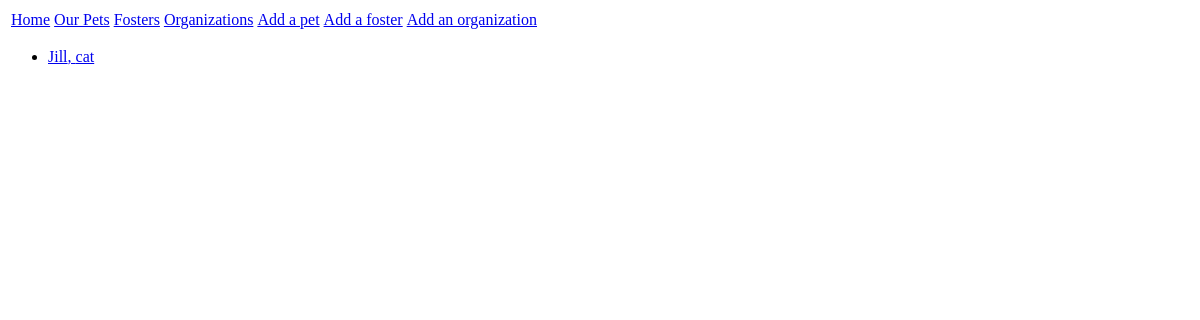
The app's page /viewpets/, older data.
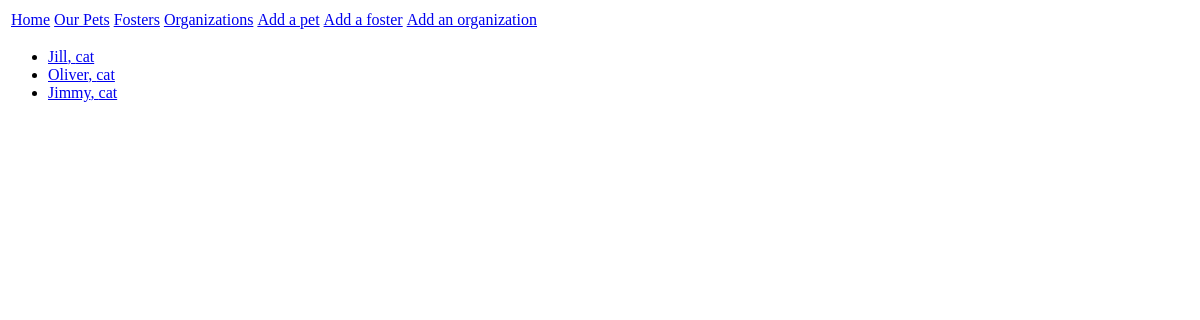
The same page, newer data.
### PetTracker/models.py (models this page shows, shortened)
class Pet(models.Model):
    petID = models.AutoField(primary_key=True)
    petMicrochipID = models.CharField(max_length=50, blank=True, null=True)
    petName = models.CharField(max_length=50)
    petType = models.CharField(choices=typeSelection, max_length=10)
    petSex = models.CharField(choices=sexSelection, max_length=10)
    petDOB = models.DateField(blank=True, null=True)
    petSpayNeuter = models.CharField(choices=fixSelection, max_length=10)
    petStatus = models.CharField(choices=statusSelection, max_length=15)
    petImage = models.FileField(blank=True, null=True)
    petRecords = models.FileField(blank=True, null=True)
    petBio=models.TextField(max_length=5000, blank=True, null=True)
    petOrganization=models.ForeignKey(Organization, on_delete=models.CASCADE, blank=True, null=True)
    petFoster=models.ForeignKey(Foster, on_delete=models.CASCADE, blank=True, null=True)

### PetTracker/views.py (the view)
# urls.py: path("viewpets/", views.viewPet, name="viewpets"),
def viewPet(request):
    pets = Pet.objects.all()
    return render(request, 'viewpets.html', {'pets':pets})

### templates/viewpets.html (shortened to what this page needs)
<!DOCTYPE html>
<html lang="en">
<head>
</head>
<body>
    <div class="navheader">
        <table>
            <tr>
                <td>
                    <a href="{% url 'index' %}">Home</a>
                </td>
                <td>
                    <a href="{% url 'viewpets' %}">Our Pets</a>
                </td>
                <td>
                    <a href="{% url 'viewfoster' %}">Fosters</a>
                </td>
                <td>
                    <a href="{% url 'vieworg' %}">Organizations</a>
                </td>
                <td>
                    <a href="{% url 'index' %}">Add a pet</a>
                </td>
                <td>
                    <a href="{% url 'index' %}">Add a foster</a>
                </td>
                <td>
                    <a href="{% url 'index' %}">Add an organization</a>
                </td>
            </tr>
        </table>
    </div>
    <uL>
    {% for pet in pets %}
        <li>
            <a href="{% url 'petdetail' pet.petID %}"> {{pet.petName}}, {{pet.petType}} </a>
        </li>
    {% endfor %}
    </uL>
</body>
</html>

Row changes from the older to the newer data that the page shows:
added Pet: petName "Oliver", petType "cat"
added Pet: petName "Jimmy", petType "cat"
